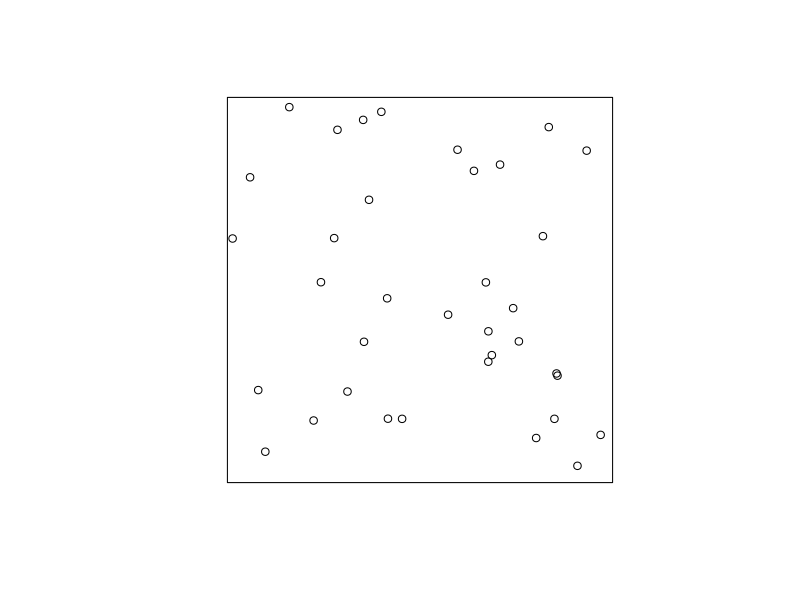
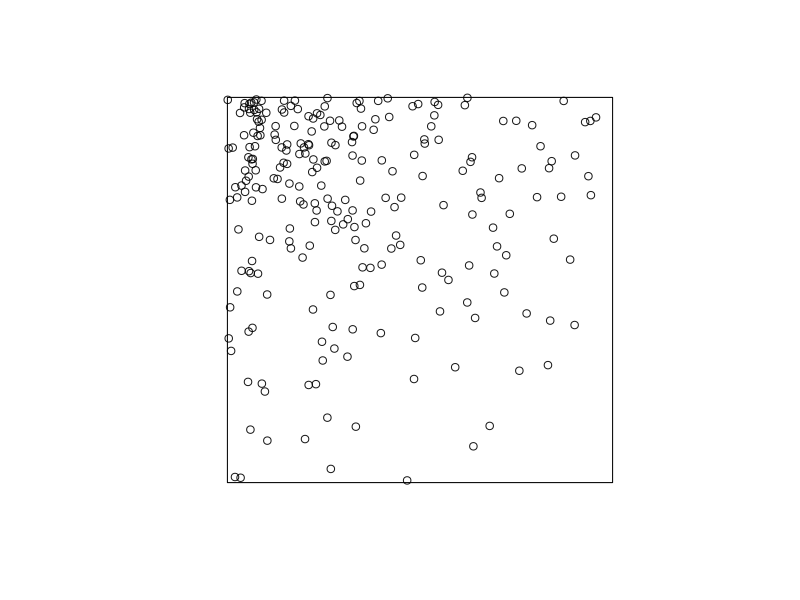
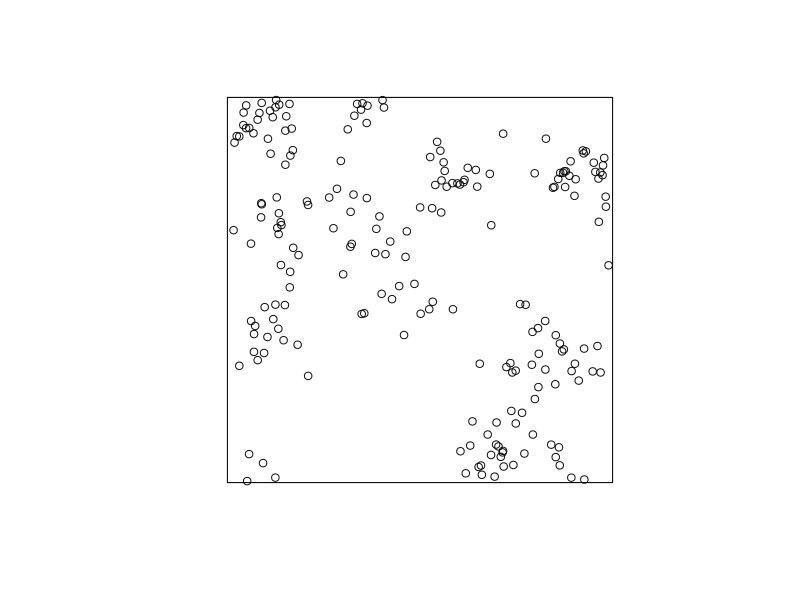
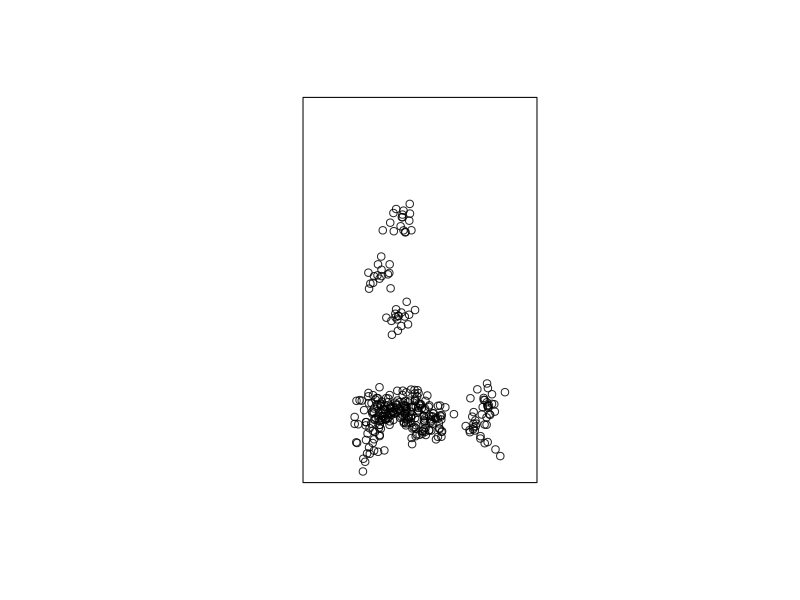
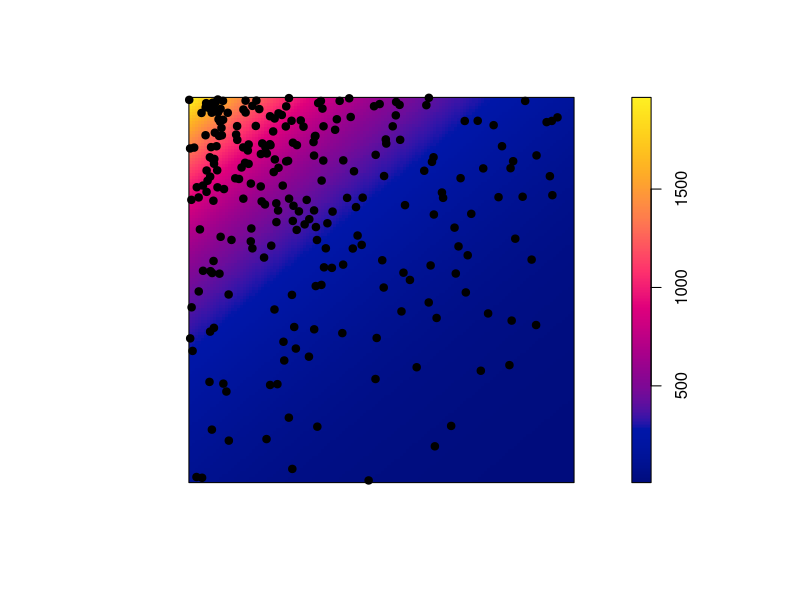
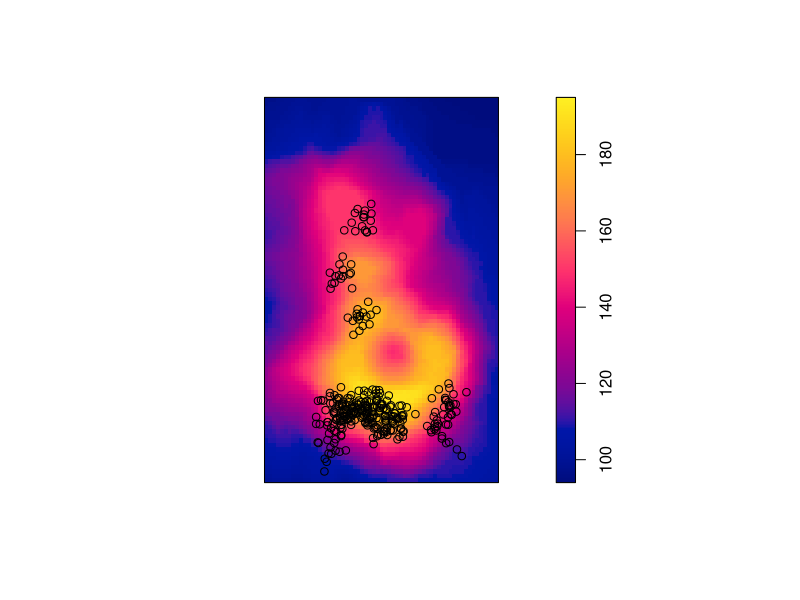

These figures' R source, in order: (Note: this script raises an error after producing the figures.)
library(spatstat)
################################################################################
## Figuras de exemplos dos 4 processos, para os exercicios
################################################################################
## Poisson homogeneo
pp.1 <- rpoispp(35, win = unit.square())
## Poisson inhomogeneous
##Z <- as.im(function(x,y){ifelse(x>0.5, 25, 100)}, unit.square())
## Using a raster image
Z1 <- as.im(function(x,y){100 * exp(-2.5*x + 3*y)}, unit.square())
pp.2 <- rpoispp(Z1)
## Thomas homogeneous
pp.3 <- rThomas(kappa = mean(Z1/10), scale = 0.05, mu = 10)
##inhomogeneous
##Z2 <- as.im(function(x,y)10 * exp(2.5*x - 3*y), unit.square())
janela <- owin(c(10,51), c(10,77.5))
Z2 <- as.im(volcano, W=janela)
##pp.4 <- rThomas(kappa = function(x,y){10 * exp(2.5*x - 3*y)}, 0.05, 10, win = unit.square())
pp.4 <- rThomas(kappa = exp(as.im(volcano)/10-15)*1.e-3, scale = 1.5, mu = 20, win = janela)


## Save plots
png("images/point_pattern_examples%02d.png")
plot(pp.1, main = "")
plot(pp.2, main = "")
plot(pp.3, main = "")
plot(pp.4, main = "")
image(Z1, main = "")
points(pp.2, pch=19)
plot(Z2, main ="")
points(pp.4)
dev.off()

################################################################################
## Exemplo das Vitoria-regia
################################################################################
vit <- read.csv("data/vit_regia_coords.csv")
## convert to meters (approx)
vit$xm <- vit$x*0.3752972
vit$ym <- vit$y*0.3752972
## point pattern
vitoria.pp <- ppp(vit$xm, vit$ym, window = owin(c(0,36.513*0.3752972), c(0,20.505*0.3752972)))
## Salva o arquivo em format ppp
##save(vitoria.pp, file = "data/vitoria_regia.rds")
write.csv(vit, file = "data/vit_regia_coord_m.csv")

################################################################################
## L de Ripley para os exemplos do primeiro roteiro
################################################################################
## Poisson homogeneo
PH <- rpoispp(lambda=100, win = unit.square())
PH.L <- envelope(PH, fun = Lest, nsim = 1000)
## Aqui definimos uma funcao que descreve como a intensidade muda na area
## No caso, a itensidade muda de 180 para 20 a partir do valor da coordenada X = 0.5
padrao1 <- function(x,y) ifelse(test = x > 0.5, yes = 20, no = 180)
## Gera o padrão de pontos
IP <- rpoispp(lambda = padrao1, win = unit.square())
## L de Ripley
IP.L <- envelope(IP, fun = Lest, nsim = 1000)
## Thomas homogeneo
TH <- rThomas(kappa = 15, scale = 0.02, mu = 10, win = unit.square())
TH.L <- envelope(TH, fun = Lest, nsim = 1000)
## Vitorias regias
## carrega um objeto com as coordenadas dos pontos de inserção dos pecíolos de cada folha
vit <- read.csv("data/vit_regia_coord_m.csv")
## Cria objeto com o padrão de pontos para analisar
## Define a área de observação
vit.w <- owin(xrange = c(0, 13.70323), yrange = c(0, 7.695469))
## Cria o padrão de pontos nesta área
vit.p <- ppp(x = vit$xm, y = vit$ym, window = vit.w)
## Envelope
vit.env <- envelope(vit.p, fun = Lest, nsim = 1000)

png("images/figsL_Ripley%02d.png")
## Plota os grafico
plot(IP, main = "")
## Uma linha para marcar as duas regiões
abline(v = 0.5, lty =2 , col = "blue")
plot(TH, main = "")
## Grafico do L
plot(IP.L, . -r ~ r, ylab = "L de Ripley", legend=FALSE, main = "A")
plot(TH.L, . -r ~ r, ylab = "L de Ripley", legend=FALSE, main = "B")
plot(PH.L, . -r ~ r, ylab = "L de Ripley", legend=FALSE, main = "C")
plot(vit.env, . -r ~ r, ylab = "L de Ripley", legend=FALSE, main = "D")
dev.off()

################################################################################
## exemplos para roteiro de ajuste de modelos
################################################################################
## Preparacao dos arquivos
## Area 100x100, variave ambiental em escala compativel com MO no solo
Z3 <- as.im(function(x,y) 20 + 0.005*x*y, W = owin(c(0,100), c(0,100)), eps = 1)
write.table(as.matrix(Z3), file = "data/EP_roteiro3_solo.txt", row.names=FALSE, col.names=FALSE)
## Poisson nao homogeneo
p1 <- rpoispp(Z3/250)
write.csv(as.data.frame(p1), file = "data/EP_roteiro3_padrao1.csv", row.names=FALSE)
## Um padrao dificil de distinguir só com os envelopes
ilogit <- function(x,a,b) exp(a+b*x)/(1+exp(a+b*x))
p2 <- rpoispp(ilogit(Z3, -3.5, .2)/10)
write.csv(as.data.frame(p2), file = "data/EP_roteiro3_padrao2.csv", row.names=FALSE)
## Padrao Thomas não homogêneo para desafio
p3 <- rThomas(kappa = 0.05, scale = 2.5, mu = exp(MO.solo/25),  win = owin(c(0,100), c(0,100)))
write.csv(as.data.frame(p3), file = "data/EP_roteiro3_padrao3.csv", row.names=FALSE)

################################################################################
## Inicio dos codigos do exercício
################################################################################
## carrega dados solo
MO.solo <- as.im(as.matrix(read.table("data/EP_roteiro3_solo.txt")), owin(c(0,100), c(0,100)), eps=1)
plot(MO.solo, main = "% de M.O. no solo superficial")
## Carrega padrao de pontos
p1 <- as.ppp(read.csv("data/EP_roteiro3_padrao1.csv"), owin(c(0,100), c(0,100)))
plot(p1, main = "Padrão 1")
## Modelos
## Poisson homogeneo
p1.m1 <- ppm(p1)
p1.m1.L <- envelope(p1.m1, fun = Lest)
plot(p1.m1.L, . -r ~ r, ylab = "L de Ripley", legend=FALSE, main = "")
## Poisson nao homogeneo
p1.m2 <- ppm(p1 ~ MO.solo)
p1.m2.L <- envelope(p1.m2, fun = Lest)
plot(p1.m2.L, . -r ~ r, ylab = "L de Ripley", legend=FALSE, main = "")
## AIC
AIC(p1.m1)
AIC(p1.m2)
## Previsto pelo modelo selecionado
plot(predict(p1.m2), main = "Padrão 1, previsto Poisson não-homogêneo")
points(p1, cex=.5)
## Para ilustrar o AIC: um padrao dificil de identificar
p2 <- as.ppp(read.csv("data/EP_roteiro3_padrao2.csv"), owin(c(0,100), c(0,100)))
plot(p2, main = "Padrão 2")
## Modelos
## Poisson homogeneo
p2.m1 <- ppm(p2)
p2.m1.L <- envelope(p2.m1, fun = Lest)
plot(p2.m1.L, . -r ~ r, ylab = "L de Ripley", legend=FALSE, main = "")
## Poisson nao homogeneo
p2.m2 <- ppm(p2 ~ MO.solo)
p2.m2.L <- envelope(p2.m2, fun = Lest)
plot(p2.m2.L, . -r ~ r, ylab = "L de Ripley", legend=FALSE, main = "")
## AIC
AIC(p2.m1)
AIC(p2.m2)

################################################################################
## Para o desafio: um processo de Thomas nao homogeneo
################################################################################
p3 <- as.ppp(read.csv("data/EP_roteiro3_padrao3.csv"), owin(c(0,100), c(0,100)))

## Modelos
## Poisson homogeneo
p3.m1 <- ppm(p3)
p3.m1.L <- envelope(p3.m1, fun = Lest)

## Poisson nao homogeneo
p3.m2 <- ppm(p3 ~ MO.solo)
p3.m2.L <- envelope(p3.m2, fun = Lest)

## Thomas homogeneo
p3.m3 <- kppm(p3, method = "palm")
p3.m3.L <- envelope(p3.m3, fun = Lest)

## Thomas não-homogêneo
p3.m4 <- kppm(p3 ~ MO.solo, method = "palm")
p3.m4.L <- envelope(p3.m4, fun = Lest)

## Comparando os Thomas com AIC
## Obs: não dá para comparar modelos ajustados com as funcoes ppm com modelos ajustados com kppm
AIC(p3.m3)
AIC(p3.m4)


## Grava as figuras
png("images/EP_roteiro3_%01d.png")
plot(p3, "Padrão mistêrio-ôso")
plot(predict(p3.m4), main = "Padrão misterioso \n Intensidade Prevista pelo melhor modelo")
plot(p3.m1.L, . -r ~ r, ylab = "L de Ripley", legend=FALSE, main = "Padrão misterioso - Poisson homogêneo")
plot(p3.m2.L, . -r ~ r, ylab = "L de Ripley", legend=FALSE, main = "Padrão misterioso - Poisson não-homogêneo")
plot(p3.m3.L, . -r ~ r, ylab = "L de Ripley", legend=FALSE, main = "Padrão misterioso - Thomas homogêneo")
plot(p3.m4.L, . -r ~ r, ylab = "L de Ripley", legend=FALSE, main = "Padrão misterioso - Thomas não-homogêneo")
dev.off()

## Nao ajuda muito: plot de n de pontos por MO em quadrados de 1x1
## Grafico de N de pontos x MO em cada pixel de 1x1
p1.im <- pixellate(p1, W = owin(c(0,10), c(0,10)), eps = 1) 
X <- as.matrix(MO.solo)
Y <- p1.im$v
class(Y) <- "matrix"
plot(X, Y, xlab = "% de MO no solo", ylab = "Densidade de pontos por m2")
p1.m1.cf <- coef(p1.m1)
p1.m3.cf <- coef(p1.m3)
curve(exp(p1.m1.cf[1] + p1.m1.cf[2]*x), add=TRUE, col = "blue")
curve(exp(p1.m3.cf[1] + p1.m3.cf[2]*x), add=TRUE, col = "red")

## Alternativa em quadrado de 10x10
##MO.solo <- as.im(function(x,y) 20 + 0.5*x*y, W = owin(c(0,10), c(0,10)), eps = 1)
## p1 <- rThomas(kappa = 1, scale = 0.3, mu = exp(MO.solo/20),  win = owin(c(0,10), c(0,10)))
##


################################################################################
## Um outro conjunto de dados
################################################################################
Z4 <- as.im(function(x,y) sqrt((x^2 + y^2)), owin(c(0,10), c(0,10)), eps = 1)
set.seed(42)
p2 <- rThomas(kappa = function(x,y) sqrt((x^2 + y^2))/5,
                 scale = 0.5, mu = 5, win = owin(c(0,10), c(0,10)), eps = 1)
plot(p2)
## modelos
p2.m0 <- ppm(p2 ~ 1)
p2.m1 <- ppm(p2 ~ MO.solo)
p2.m2 <- kppm(p2 ~ 1 , cluster = "Thomas", method = "palm")
p2.m3 <- kppm(p2 ~ MO.solo , cluster = "Thomas", method = "palm")

AIC(p2.m0)
AIC(p2.m1)
AIC(p2.m2)
AIC(p2.m3)

p2.m0.L <- envelope(p2.m0, fun = Lest)
p2.m1.L <- envelope(p2.m1, fun = Lest)
p2.m2.L <- envelope(p2.m2, fun = Lest)
p2.m3.L <- envelope(p2.m3, fun = Lest)
##
plot(p2.m0.L, . -r ~ r, ylab = "L de Ripley", legend=FALSE, main = "")
plot(p2.m1.L, . -r ~ r, ylab = "L de Ripley", legend=FALSE, main = "")
plot(p2.m2.L, . -r ~ r, ylab = "L de Ripley", legend=FALSE, main = "")
plot(p2.m3.L, . -r ~ r, ylab = "L de Ripley", legend=FALSE, main = "")

plot(predict(p2.m3))
points(p2)
    
## People in park
plot(gordon)
gordon.im <- as.im(function(x,y) y/33, W = gordon$window)
plot(gordon.im)
gordon.m1 <- kppm(gordon~1, "Thomas")
gordon.m1.env <- envelope(gordon.m1, fun=Lest)
plot(gordon.m1.env, . -r ~ r, ylab = "L de Ripley", legend=FALSE, main = "")

gordon.m2 <- kppm(gordon~gordon.im, "Thomas")
gordon.m2.env <- envelope(gordon.m2, fun=Lest)
plot(gordon.m2.env, . -r ~ r, ylab = "L de Ripley", legend=FALSE, main = "")

## Bei
plot(bei)
plot(bei.extra$elev)

bei.m1 <- ppm(bei ~ 1)
bei.m2 <- ppm(bei ~ grad + I(grad^2), data = bei.extra)
bei.m3 <- kppm(bei ~ 1, cluster = "Thomas", method = "palm")
bei.m4 <- kppm(bei ~ grad + I(grad^2), data = bei.extra, cluster = "Thomas", method = "palm")

bei.m1.L <- envelope(bei.m1, fun = Lest)
bei.m2.L <- envelope(bei.m2, fun = Lest)
bei.m3.L <- envelope(bei.m3, fun = Lest)
bei.m4.L <- envelope(bei.m4, fun = Lest)

plot(bei.m1.L, . -r ~ r, ylab = "L de Ripley", legend=FALSE, main = "")
plot(bei.m2.L, . -r ~ r, ylab = "L de Ripley", legend=FALSE, main = "")
plot(bei.m3.L, . -r ~ r, ylab = "L de Ripley", legend=FALSE, main = "")
plot(bei.m4.L, . -r ~ r, ylab = "L de Ripley", legend=FALSE, main = "")

AIC(bei.m1)
AIC(bei.m2)
AIC(bei.m3)
AIC(bei.m4)
